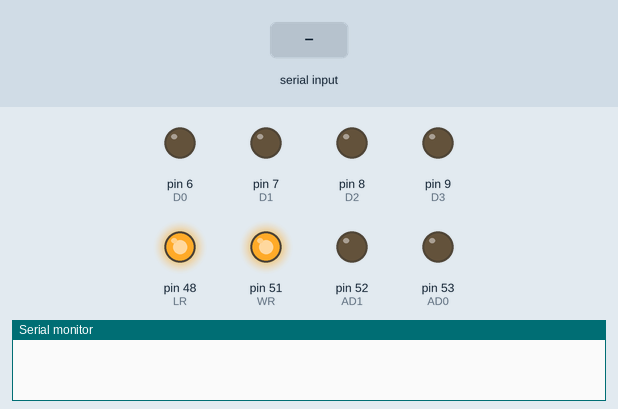
Simulated run of this sketch. Board: Arduino Mega 2560, built with avr-gcc and run on an emulated ATmega2560. On the bench: output pins drawn as LEDs (lit = HIGH), the last lines printed to the serial monitor. The inputs (shaded band) are chosen by the test bench. Pins used as bus, display or sensor lines are not drawn.

Above: at 0.01 s.
At 1.2 s:
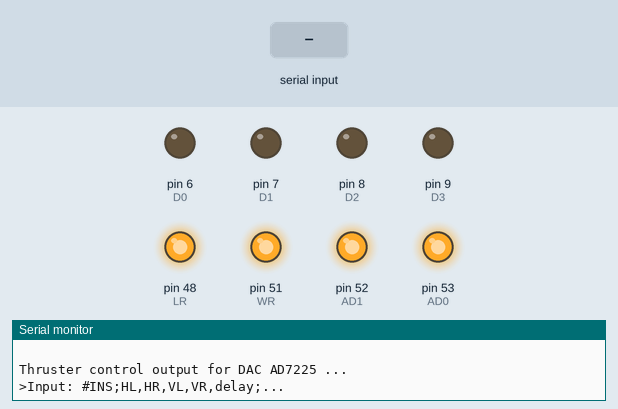
1.3 s: "#\n" received over Serial
At 2.0 s:
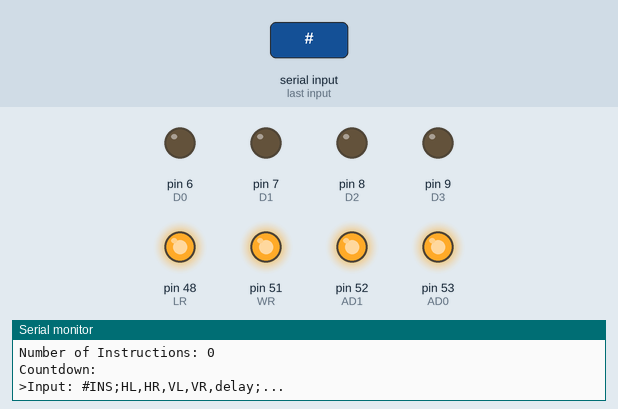
2.8 s: "90,45,200\n" received over Serial
4.3 s: "90,45\n" received over Serial
Timing chart, 0 to 7.3 s (numbered marks = the images above; inputs shaded):
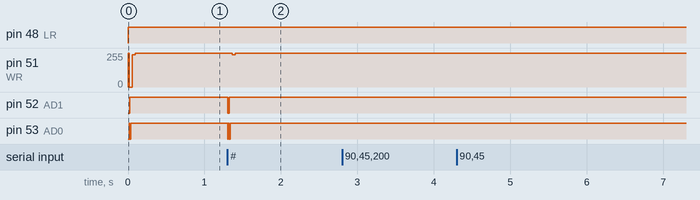

Measured:
- after the input at 1.3 s, pin 51 (WR): 255/255 → 242/255 after 0.07 s, → 255/255 0.04 s later; pin 52 (AD1): HIGH → LOW at once, → HIGH 0.02 s later; pin 53 (AD0): alternates HIGH for 0.01 s and LOW for 0.01 s, 4 changes in all, then stays HIGH, starting at once

The sketch:

Basic_thruster.ino
```cpp
#define MAX_STRING_LEN 200
#define MAX_TIME_LIMIT 60
//                    A1  A0   DAC
#define HL_ADDS 0  // 0    0    A
#define HR_ADDS 1  // 0    1    B
#define VL_ADDS 2  // 1    0    C
#define VR_ADDS 3  // 1    1    D

// Delcare pins for inputs
int D0 = 6;
int D1 = 7;
int D2 = 8;
int D3 = 9;
int D4 = 10;
int D5 = 11;
int D6 = 12;
int D7 = 13;
int AD0 = 53;
int AD1 = 52;
int WR = 51;
int LR = 48;


void setup() {

   // initialize the digital pin as an output.
  //Horizontal Right
  pinMode(D0, OUTPUT);
  pinMode(D1, OUTPUT);
  pinMode(D2, OUTPUT);
  pinMode(D3, OUTPUT);
  pinMode(D4, OUTPUT);
  pinMode(D5, OUTPUT);
  pinMode(D6, OUTPUT);
  pinMode(D7, OUTPUT);
  pinMode(AD0, OUTPUT);
  pinMode(AD1, OUTPUT);
  pinMode(WR, OUTPUT);
  pinMode(LR, OUTPUT);
  // Open serial communications and wait for port to open:
  Serial.begin(19200);
  while (!Serial) {
    ; // wait for serial port to connect. Needed for Leonardo only

  }


}

// Function to count number of occurences of a character
int countChars( char* s, char c )
{
    return *s == '\0'
              ? 0
              : countChars( s + 1, c ) + (*s == c);
}

// Function to return a substring defined by a delimiter at an index
char* subStr (char* str, char *delim, int index) {
   char *act, *sub, *ptr;
   static char copy[MAX_STRING_LEN];
   int i;
   strcpy(copy, str);

   for (i = 1, act = copy; i <= index; i++, act = NULL) {
      sub = strtok_r(act, delim, &ptr);
      if (sub == NULL) break;
   }
   return sub;

}


int toDAC(int DACinput)
{
  int tmp = 0;
  tmp = (DACinput*127)/100;
  if(DACinput >= 0) tmp|= 1 << 7;
  else tmp = 127 + tmp ;

  return tmp;

}

void dataout(int data)
{
  digitalWrite(D0, (data >> 0) & 1);   //LSB
  digitalWrite(D1, (data >> 1) & 1);
  digitalWrite(D2, (data >> 2) & 1);
  digitalWrite(D3, (data >> 3) & 1);
  digitalWrite(D4, (data >> 4) & 1);
  digitalWrite(D5, (data >> 5) & 1);
  digitalWrite(D6, (data >> 6) & 1);
  digitalWrite(D7, (data >> 7) & 1);   //MSB
}

void setadds(int addrs){

  digitalWrite(AD0, (addrs >> 0) & 1);
  digitalWrite(AD1, (addrs >> 1) & 1);

  digitalWrite(WR, LOW);
  delay(1);
  digitalWrite(WR, HIGH);
  delay(10);
}

void enableMotors(int inHL, int inHR, int inVL,int inVR,int intime){

  if(inHL > 100 || inHL < -100 || inHR  > 100 || inHR < -100 || inVL > 100 || inVL < -100 || inVR > 100 || inVL < -100 || intime > MAX_TIME_LIMIT || intime < 0)
  {
   Serial.print("\n********Invalid value!!********\n");
    return ;
  }

  digitalWrite(WR, HIGH);   // turn the LED on (HIGH is the voltage level)
  delay(1);               // wait for a second
  digitalWrite(LR, HIGH);    // turn the LED off by making the voltage LOW
  delay(1);

  dataout(toDAC(inHL));
  setadds(HL_ADDS);

  dataout(toDAC(inHR));
  setadds(HR_ADDS);

  dataout(toDAC(inVL));
  setadds(VL_ADDS);

  dataout(toDAC(inVR));
  setadds(VR_ADDS);

  digitalWrite(LR, LOW);   // turn the LED on (HIGH is the voltage level)
  delay(1);               // wait for a second
  digitalWrite(LR, HIGH);    // turn the LED off by making the voltage LOW
  delay(2);

  Serial.println("Countdown:");
  for(int i=0; i<intime ; i++)
  {
  delay(1000);
  Serial.println(intime-i);
  }
}

void loop() {

  int incomingByte = 0;
  char tmpBuff[MAX_STRING_LEN] ="" ;
  int HL,HR,VL,VR,time;
  int instructions = 0;
  char tmpIns[20] = "";
  bool initflag = false;

  enableMotors(0,0,0,0,0);
  Serial.println(" \nThruster control output for DAC AD7225 ...\n\n");

  while(true)
 {
  Serial.println(">Input: #INS;HL,HR,VL,VR,delay;...\n");

    while(Serial.available() == 0);

    Serial.readBytesUntil('\n', tmpBuff, MAX_STRING_LEN);
    Serial.println(tmpBuff);
    if (tmpBuff[0]=='#')
    {
        instructions = countChars(tmpBuff,';');
        Serial.print("Number of Instructions: ");
        Serial.println(instructions);

        for(int i=0; i < instructions ; i++)
        {
             strcpy (tmpIns,subStr(tmpBuff, ";", 2+i));
             //Serial.println(tmpIns);
             if(countChars(tmpIns,',')==4)
             {
               HL = atoi(subStr(tmpIns, ",", 1));
               HR = atoi(subStr(tmpIns, ",", 2));
               VL = atoi(subStr(tmpIns, ",", 3));
               VR = atoi(subStr(tmpIns, ",", 4));
               time = atoi(subStr(tmpIns, ",", 5));
               enableMotors(HL,HR,VL,VR,time);
             }
             else Serial.println("Incorrect number of parameters!");
        }
        enableMotors(0,0,0,0,0);
      }
      else Serial.println("Invalid Syntax!");
     memset(tmpBuff,0,MAX_STRING_LEN);

 }


}
```
